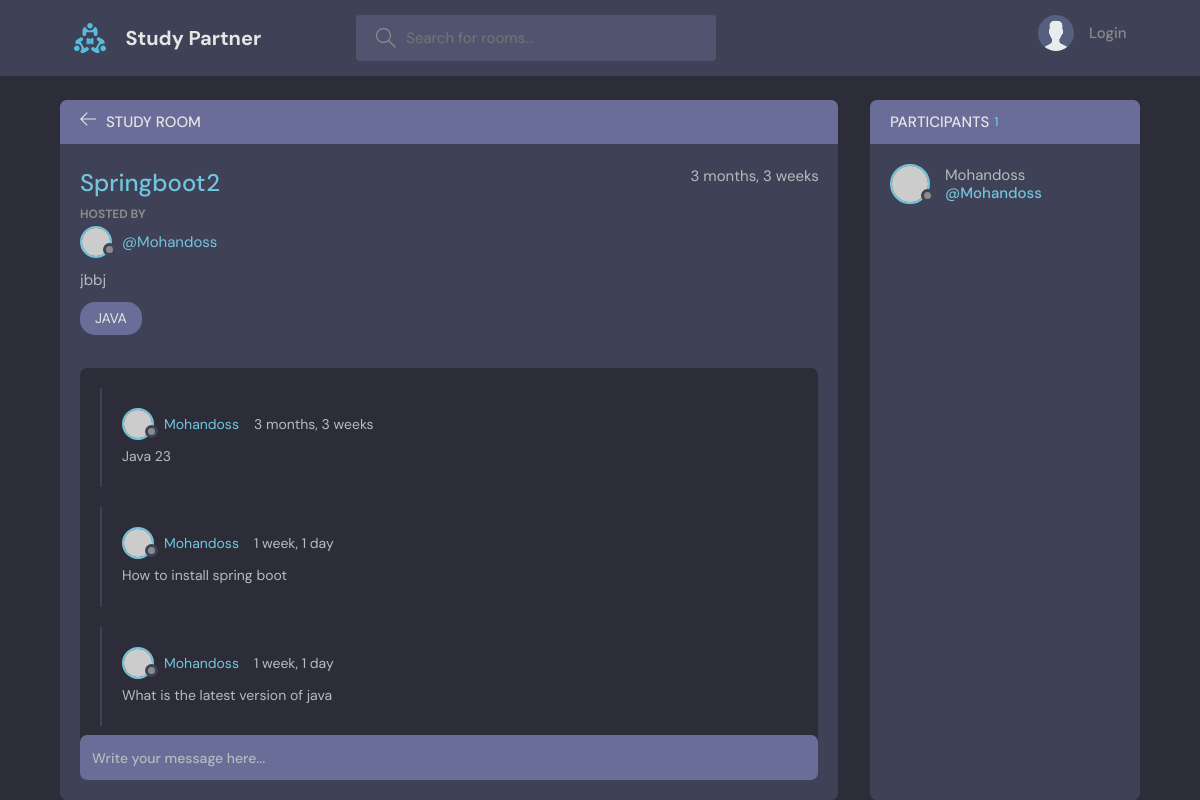
/room/8/, run on the app's committed database.
### base/models.py (models this page shows, shortened)
class Room(models.Model):
  host = models.ForeignKey(User,on_delete=models.SET_NULL,null=True)
  topic = models.ForeignKey(Topic,on_delete=models.SET_NULL,null=True)
  name = models.CharField(max_length=200)
  description = models.TextField(null=True,blank=True)
  participants = models.ManyToManyField(User,related_name='participants',blank=True)
  updated = models.DateTimeField(auto_now=True)
  created = models.DateTimeField(auto_now_add=True)
  class Meta:
    ordering = ['-updated','-created']

class Topic(models.Model):
  name=models.CharField(max_length=200)
  def __str__(self):
    return str(self.name)

class Message(models.Model):
  user = models.ForeignKey(User,on_delete=models.CASCADE)
  room = models.ForeignKey(Room,on_delete=models.CASCADE)
  body = models.TextField()
  updated = models.DateTimeField(auto_now=True)
  created = models.DateTimeField(auto_now_add=True)
  class Meta:
    ordering = ['-updated','-created']

### base/views.py (the view, shortened to what this page needs)
# urls.py: path('room/<str:pk>/',views.room,name="room"),
def room(request,pk):
  room=Room.objects.get(id=pk)
  room_messages = room.message_set.all().order_by('created')
  participants = room.participants.all()
  context={'room':room,'room_messages':room_messages,'participants':participants}
  return render(request,'base/room.html',context)

### base/templates/base/room.html (shortened to what this page needs)
{% extends "main.html" %}
{% block content %}
    <main class="profile-page layout layout--2">
      <div class="container">
        <div class="room">
          <div class="room__top">
            <div class="room__topLeft">
              <a href="{% url 'home' %}">
                <svg version="1.1" xmlns="http://www.w3.org/2000/svg" width="32" height="32" viewBox="0 0 32 32">
                  <title>arrow-left</title>
                  <path
                    d="M13.723 2.286l-13.723 13.714 13.719 13.714 1.616-1.611-10.96-10.96h27.625v-2.286h-27.625l10.965-10.965-1.616-1.607z"
                  ></path>
                </svg>
              </a>
              <h3>Study Room</h3>
            </div>
          </div>
          <div class="room__box scroll">
            <div class="room__header scroll">
              <div class="room__info">
                <h3>{{room.name}}</h3>
                <span>{{room.created|timesince}}</span>
              </div>
              <div class="room__hosted">
                <p>Hosted By</p>
                <a href="{% url 'user-profile' room.host.id %}" class="room__author">
                  <div class="avatar avatar--small">
                    <img src="https://randomuser.me/api/portraits/men/37.jpg" />
                  </div>
                  <span>@{{room.host.username}}</span>
                </a>
              </div>
              <div class="room__details">
                {{room.description}}
              </div>
              <span class="room__topics">{{room.topic}}</span>
            </div>
            <div class="room__conversation">
              <div class="threads scroll">
                {% for message in room_messages  %}
                <div class="thread">
                  <div class="thread__top">
                    <div class="thread__author">
                      <a href="{% url 'user-profile' message.user.id %}" class="thread__authorInfo">
                        <div class="avatar avatar--small">
                          <img src="https://randomuser.me/api/portraits/men/37.jpg" />
                        </div>
                        <span>{{message.user.username}}</span>
                      </a>
                      <span class="thread__date">{{message.created|timesince}}</span>
                    </div>
                  </div>
                  <div class="thread__details">
                   {{message.body}}
                  </div>
                </div>
                {% endfor %}
              </div>
            </div>
          </div>
          <div class="room__message">
            <form action="" method="POST">
              <input name="body" placeholder="Write your message here..." /></form>
          </div>
        </div>
        <div class="participants">
          <h3 class="participants__top">Participants <span>{{participants.count}}</span></h3>
          <div class="participants__list scroll">
           {% for user in participants  %}
            <a href="{% url 'user-profile' user.id %}" class="participant">
              <div class="avatar avatar--medium">
                <img src="https://randomuser.me/api/portraits/men/37.jpg" />
              </div>
              <p>
                {{user.username}}
                <span>@{{user.username}}</span>
              </p>
            </a>
            {% endfor %}
          </div>
        </div>
      </div>
    </main>
    {% endblock content %}

### data on the page
Room: name "Springboot2", created "3 months, 3 weeks", host.username "Mohandoss", description "jbbj", topic "JAVA"
Message: user.username "Mohandoss", created "3 months, 3 weeks", body "Java 23"
Message: user.username "Mohandoss", created "1 week, 1 day", body "How to install spring boot"
Message: user.username "Mohandoss", created "1 week, 1 day", body "What is the latest version of java"

### other printed values
{{ participants.count }} "1"
{{ user.username }} "Mohandoss"
